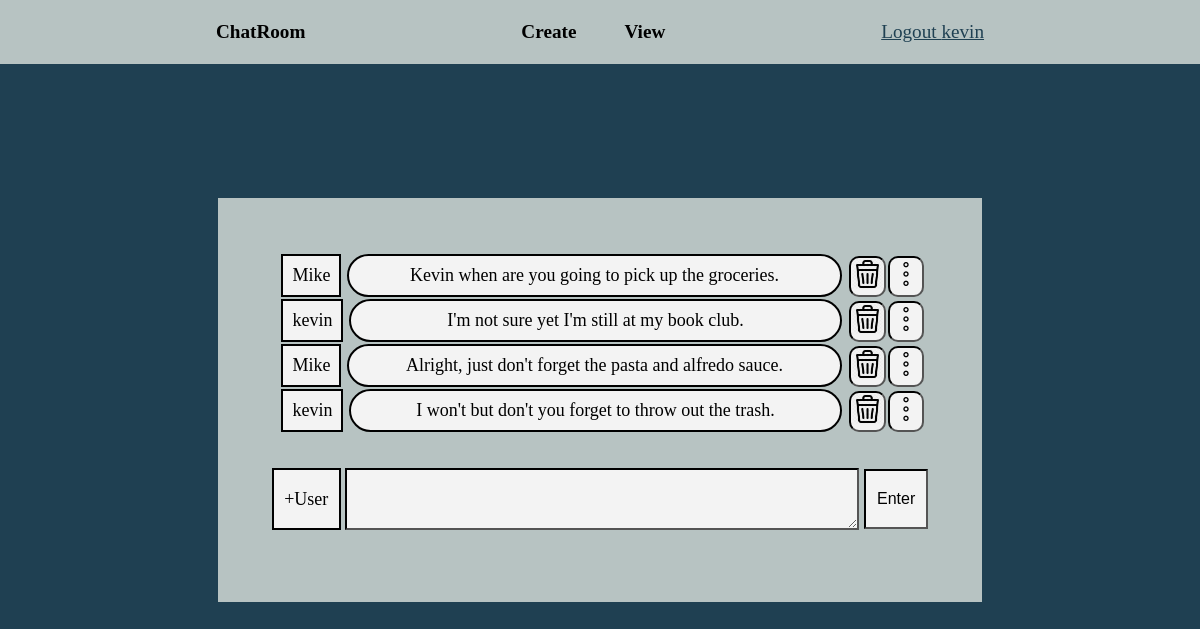
/user-home/message/4/ (signed in), run on the app's committed database.
### app/models.py (models this page shows)
class Message(models.Model):
    user = models.ForeignKey(User, on_delete=models.CASCADE, null=True, blank=True)
    channel = models.ManyToManyField(Channel, related_name='add_channel', null=True, blank=True)
    message = models.TextField()

### app/views.py (the view, shortened to what this page needs)
# urls.py: path('user-home/message/<int:id>/', viewMessages, name='message'),
def viewMessages(request, id):
    form = CreateMessageForm()
    all_message = Message.objects.filter(channel=Channel.objects.get(id=id))
    context = {'form':form, 'messages':all_message,'id':id}
    return render(request, 'message.html', context)

### app/forms.py
class CreateMessageForm(ModelForm):
    class Meta:
        model = Message
        fields = '__all__'

### app/templates/message.html (shortened to what this page needs)
{% extends 'base.html' %}
{% block content %}
{% load static %}
    <header>
        <h2><a href="{% url 'admin' %}">ChatRoom</a></h2>
        <div>
            <h2><a href="{% url 'create' %}">Create</a></h2>
            <h2><a href="{% url 'view' %}">View</a></h2>
        </div>
        <a class='forthback' href="{% url 'logout' %}">Logout {{request.user}}</a>
    </header>
        <div class='instruction_2'>
            <div class='text_channel'>
                {% for message in messages %}
                    <div class='avatar'>
                        <p class='avatar_user'>{{message.user}}</p>
                        <p class='user_message'>{{message.message}}</p>
                        <a href="{% url 'delete_message' message.id %}">
                            <div class='del_mes'>
                                <img src="{% static 'trashcan.png' %}" alt="PNG Trash">
                            </div>
                        </a>
                        <a href="{% url 'update_msg' message.id %}">
                            <div class='update_mes'>
                                <img src="{% static 'update.png' %}" alt="PNG Dots">
                            </div>
                        </a>
                    </div>
                {% endfor %}
            </div>
            <form action="" method='POST'>
                <div class='message_form'> <a href="{% url 'add' id %}"><p class='add_user'>+User</p></a>{{form.message}} <input class='enter' type="submit" value='Enter'>  </div>
            </form>
        </div>
{% endblock content %}

### app/static/styles.css (style rules this page uses)
body { margin: 0; min-height: 100vh; min-width: 100%; display: flex; align-items: center; justify-content: center; background-color: #1f4052; flex-direction: column; }
.forthback { color: #1f4052; font-size: 1.6vw; }
header { position: absolute; top: 0; width: 100%; height: 4em; background-color: #b7c3c2; align-self: flex-start; align-items: center; justify-content: space-evenly; display: flex; flex-direction: row; }
header a { font-size: 1.6vw; }
header h2 a { text-decoration: none; color: black; font-size: 1.6vw; display: flex; align-items: center; }
header div { display: flex; flex-direction: row; justify-content: center; column-gap: 3em; }
header div h2 { font-size: 1.6vw; }
.instruction_2 { background-color: #b7c3c2; display: flex; flex-direction: column; align-items: center; padding: 3em; font-size: 18px; text-decoration: none; }
.text_channel { height: 15vw; width: 36em; background-color: #b7c3c2; margin-bottom: 1em; border-radius: .1em; overflow-y: auto; }
.message_form { display: flex; justify-content: center; align-items: center; flex-direction: row; }
.message_form a { text-decoration: none; color: black; }
#id_message { background-color: #f3f3f3; height: 4em; width: 38em; margin-left: .3em; border: black inset 2px; }
.del_mes { background-color: #f3f3f3; margin-left: .1em; border: black inset 2px; border-radius: 10px; }
.del_mes img { width: auto; height: 1.8em; align-self: end; }
.update_mes { background-color: #f3f3f3; margin-left: .1em; border: black inset 2px; border-radius: 10px; }
.update_mes img { width: auto; height: 1.8em; align-self: end; }
.enter { height: 3.8em; width: 4em; margin-left: .3em; background-color: #f3f3f3; font-size: 16px; border: black inset 2px; }
.avatar { height: 2.5em; width: 100%; display: flex; align-items: flex-end; flex-direction: row; margin: 0; }
.avatar_user { background-color: #f3f3f3; padding: .5em; margin: .3em .3em 0em .3em; border: black solid 2px; }
.user_message { background-color: #f3f3f3; width: 100%; text-align: center; padding: .5em; margin: .3em .3em 0em 0em; border: black solid 2px; border-radius: 5em; }
.add_user { height: 3.2em; width: 3.6em; background-color: #f3f3f3; display: flex; align-items: center; justify-content: center; border: black solid 2px; }

### data on the page
Message: user "Mike", message "Kevin when are you going to pick up the groceries."
Message: user "kevin", message "I'm not sure yet I'm still at my book club."
Message: user "Mike", message "Alright, just don't forget the pasta and alfredo sauce."
Message: user "kevin", message "I won't but don't you forget to throw out the trash."

### other printed values
{{ request.user }} "kevin"
